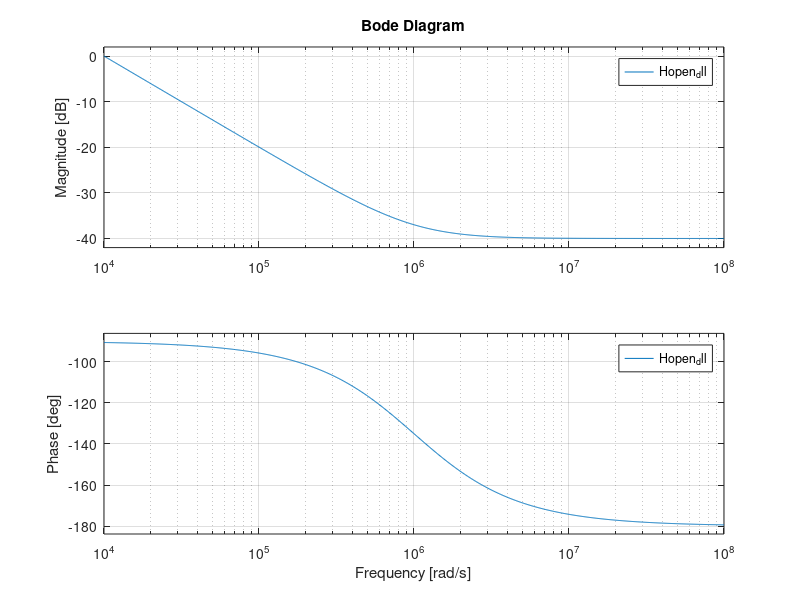

This chart was generated by the following MATLAB code:
Icp=0.001;
Kdl=10^-9;
C=10^-10;
Tref=10^-6
Wn=Icp*Kdl/(C*Tref);
Hopen_dll=tf([-Tref 1],[1/Wn 0]);
bode(Hopen_dll);